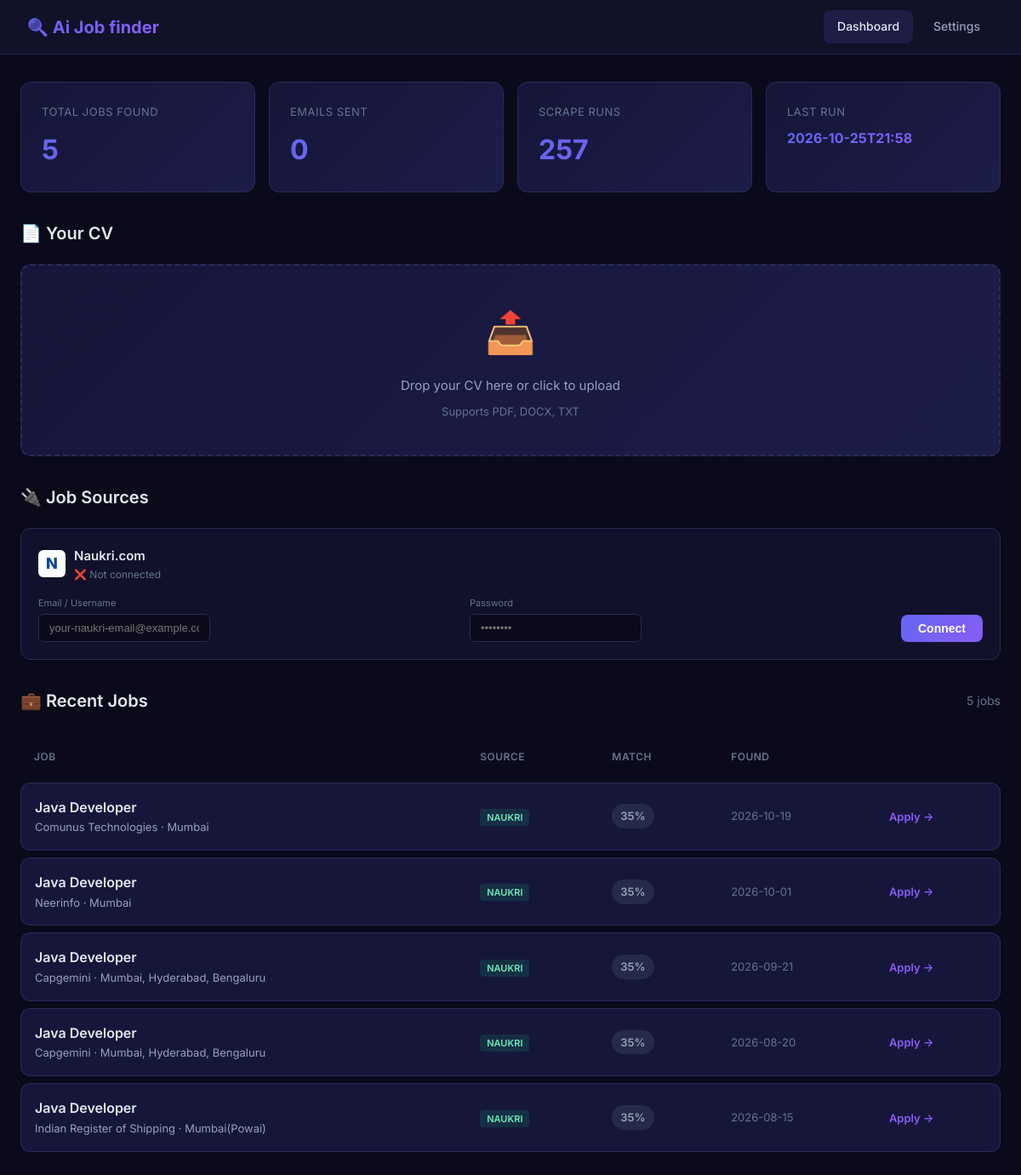
Before: / with the older database file.
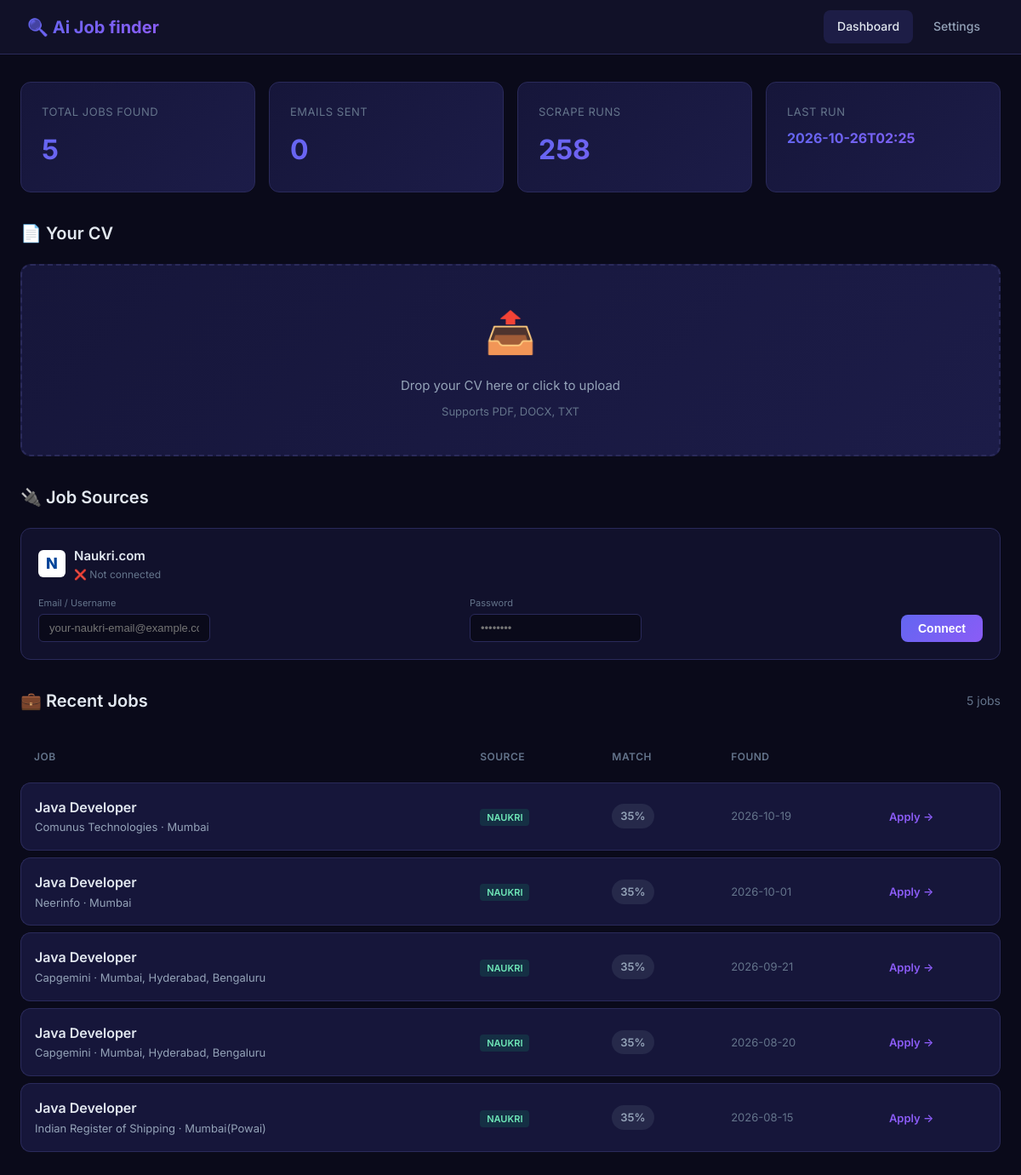
After: the same page with the newer database file.
### tables this page shows
CREATE TABLE scrape_runs (
                    id INTEGER PRIMARY KEY AUTOINCREMENT,
                    timestamp TEXT,
                    jobs_found INTEGER,
                    jobs_new INTEGER,
                    jobs_notified INTEGER
                );

CREATE TABLE seen_jobs (
                    id TEXT PRIMARY KEY,
                    title TEXT,
                    company TEXT,
                    location TEXT,
                    url TEXT,
                    source TEXT,
                    score REAL DEFAULT 0.0,
                    first_seen TEXT,
                    notified INTEGER DEFAULT 0,
                    notified_at TEXT
                );

### web/app.py (the view, shortened to what this page needs)
    @app.route("/")
    def index():
        page = request.args.get("page", 1, type=int)
        per_page = 20
        offset = (page - 1) * per_page
        config = load_config()
        db = JobDatabase(DB_PATH)
        total_jobs = db.get_total_jobs_count()
        recent_jobs = db.get_recent_jobs(limit=per_page, offset=offset)
        stats = db.get_stats()
        total_pages = (total_jobs + per_page - 1) // per_page
        cv_info = None
        return render_template(
            "index.html",
            jobs=recent_jobs,
            stats=stats,
            cv_info=cv_info,
            config=config,
            page=page,
            total_pages=total_pages,
            total_jobs=total_jobs
        )

### config.py (called while the page is built, shortened)
def load_config() -> AgentConfig:
    config = AgentConfig()
    config.email.sender_email = os.getenv("EMAIL_SENDER", config.email.sender_email)
    config.email.sender_password = os.getenv("EMAIL_PASSWORD", config.email.sender_password)
    config.email.recipient_email = os.getenv("EMAIL_RECIPIENT", config.email.recipient_email)
    config.naukri.naukri_user = os.getenv("NAUKRI_USER", config.naukri.naukri_user)
    config.naukri.naukri_password = os.getenv("NAUKRI_PASSWORD", config.naukri.naukri_password)
    config.tinyfish.api_key = os.getenv("TINYFISH_API_KEY", config.tinyfish.api_key)
    env_cv_path = os.getenv("CV_PATH")
    if env_cv_path:
        config.cv_path = env_cv_path
    return config

### storage/db.py (called while the page is built)
    def _connect(self) -> sqlite3.Connection:
        return sqlite3.connect(self.db_path)

    def get_recent_jobs(self, limit: int = 50, offset: int = 0) -> list:
        with self._connect() as conn:
            conn.row_factory = sqlite3.Row
            cursor = conn.execute("""
                SELECT * FROM seen_jobs
                ORDER BY first_seen DESC, score DESC
                LIMIT ? OFFSET ?
            """, (limit, offset))
            return [dict(row) for row in cursor.fetchall()]

    def get_total_jobs_count(self) -> int:
        with self._connect() as conn:
            return conn.execute("SELECT COUNT(*) FROM seen_jobs").fetchone()[0]

    def get_stats(self) -> dict:
        with self._connect() as conn:
            total = conn.execute("SELECT COUNT(*) FROM seen_jobs").fetchone()[0]
            notified = conn.execute("SELECT COUNT(*) FROM seen_jobs WHERE notified = 1").fetchone()[0]
            runs = conn.execute("SELECT COUNT(*) FROM scrape_runs").fetchone()[0]
            last_run = conn.execute(
                "SELECT timestamp FROM scrape_runs ORDER BY id DESC LIMIT 1"
            ).fetchone()
            return {
                "total_jobs_seen": total,
                "total_notified": notified,
                "total_runs": runs,
                "last_run": last_run[0] if last_run else "Never",
            }

### web/templates/index.html (shortened to what this page needs)
<!DOCTYPE html>
<html lang="en">
<head>
</head>
<body>
    <nav>
        <div class="nav-brand">🔍 Ai Job finder</div>
        <div class="nav-links">
            <a href="/" class="active">Dashboard</a>
            <a href="/settings">Settings</a>
        </div>
    </nav>
    <div class="container">
        <div class="stats-grid">
            <div class="stat-card">
                <div class="stat-label">Total Jobs Found</div>
                <div class="stat-value">{{ stats.total_jobs_seen }}</div>
            </div>
            <div class="stat-card">
                <div class="stat-label">Emails Sent</div>
                <div class="stat-value">{{ stats.total_notified }}</div>
            </div>
            <div class="stat-card">
                <div class="stat-label">Scrape Runs</div>
                <div class="stat-value">{{ stats.total_runs }}</div>
            </div>
            <div class="stat-card">
                <div class="stat-label">Last Run</div>
                <div class="stat-value" style="font-size:16px;">{{ stats.last_run[:16] if stats.last_run != 'Never' else 'Never' }}</div>
            </div>
        </div>
        <div class="section">
            <div class="section-header">
                <h2 class="section-title">📄 Your CV</h2>
            </div>
            {% if cv_info and not cv_info.get('error') %}
            <div class="cv-card">
                <h3>✓ CV Loaded: {{ cv_info.path.split('\\')[-1].split('/')[-1] }}</h3>
                {% if cv_info.email or cv_info.phone %}
                <div class="cv-detail">
                    {% if cv_info.email %}<strong>Email:</strong> {{ cv_info.email }} &nbsp;&nbsp;{% endif %}
                    {% if cv_info.phone %}<strong>Phone:</strong> {{ cv_info.phone }}{% endif %}
                </div>
                {% endif %}
                {% if cv_info.links %}
                <div class="cv-detail"><strong>Links:</strong>
                    {% for link in cv_info.links %}
                        <a href="{{ link if link.startswith('http') else 'https://' + link }}" target="_blank" style="color: var(--accent-blue); text-decoration: none; margin-right: 8px;">{{ link }}</a>
                    {% endfor %}
                </div>
                {% endif %}
                <div class="cv-detail"><strong>Experience:</strong> {{ cv_info.experience_years }} years</div>
                {% if cv_info.job_titles %}
                <div class="cv-detail"><strong>Job Titles:</strong> {{ cv_info.job_titles | join(', ') }}</div>
                {% endif %}
                {% if cv_info.education %}
                <div class="cv-detail"><strong>Education:</strong> {{ cv_info.education | join(', ') }}</div>
                {% endif %}
                {% if cv_info.skills %}
                <div class="cv-detail"><strong>Technical Skills:</strong></div>
                <div class="skill-tags">
                    {% for skill in cv_info.skills %}
                    <span class="skill-tag">{{ skill }}</span>
                    {% endfor %}
                </div>
                {% endif %}
            </div>
            {% else %}
            <form action="/upload" method="post" enctype="multipart/form-data">
                <div class="upload-area" id="upload-area">
                    <div class="upload-icon">📤</div>
                    <div class="upload-text">Drop your CV here or click to upload</div>
                    <div class="upload-hint">Supports PDF, DOCX, TXT</div>
                </div>
            </form>
            {% endif %}
        </div>
        <div class="section">
            <div class="section-header">
                <h2 class="section-title">🔌 Job Sources</h2>
            </div>
            <div class="naukri-card {% if config.naukri.naukri_user %}connected{% endif %}">
                <div class="naukri-card-header">
                    <div class="naukri-logo">N</div>
                    <div>
                        <div style="font-weight: 600; font-size: 15px;">Naukri.com</div>
                        <div style="font-size: 12px; color: var(--text-muted);">
                            {% if config.naukri.naukri_user %}
                                ✅ Connected as {{ config.naukri.naukri_user }}
                            {% else %}
                                ❌ Not connected
                            {% endif %}
                        </div>
                    </div>
                </div>
                <form action="/connect-naukri" method="post" class="naukri-form">
                    <div>
                        <label>Email / Username</label>
                        <input type="text" name="naukri_user" value="{{ config.naukri.naukri_user }}" placeholder="your-naukri-email@example.com">
                    </div>
                    <div>
                        <label>Password</label>
                        <input type="password" name="naukri_password" value="{{ config.naukri.naukri_password }}" placeholder="••••••••">
                    </div>
                    <button type="submit" class="btn btn-primary" style="padding: 8px 20px;">
                        {{ "Update" if config.naukri.naukri_user else "Connect" }}
                    </button>
                </form>
            </div>
        </div>
        <div class="section">
            <div class="section-header">
                <h2 class="section-title">💼 Recent Jobs</h2>
                <span style="color: var(--text-muted); font-size: 14px;">{{ jobs | length }} jobs</span>
            </div>
            {% if jobs %}
            <table class="jobs-table">
                <thead>
                    <tr>
                        <th>Job</th>
                        <th>Source</th>
                        <th>Match</th>
                        <th>Found</th>
                        <th></th>
                    </tr>
                </thead>
                <tbody>
                    {% for job in jobs %}
                    <tr>
                        <td>
                            <a href="{{ job.url }}" target="_blank" class="job-title">{{ job.title }}</a>
                            <div class="job-company">{{ job.company }} {% if job.location %}· {{ job.location }}{% endif %}</div>
                        </td>
                        <td>
                            <span class="job-source source-{{ job.source }}">{{ job.source }}</span>
                        </td>
                        <td>
                            {% set score = (job.score * 100) | int %}
                            <span class="score-badge {% if score >= 70 %}score-high{% elif score >= 40 %}score-mid{% else %}score-low{% endif %}">
                                {{ score }}%
                            </span>
                        </td>
                        <td style="color: var(--text-muted); font-size: 13px;">
                            {{ job.first_seen[:10] if job.first_seen else 'N/A' }}
                        </td>
                        <td>
                            <a href="{{ job.url }}" target="_blank" class="apply-link">Apply →</a>
                        </td>
                    </tr>
                    {% endfor %}
                </tbody>
            </table>
            {% else %}
            <div class="empty-state">
                <div class="icon">🔎</div>
                <h3>No jobs yet</h3>
                <p>Upload your CV and run a scrape to discover matching jobs</p>
            </div>
            {% endif %}
        </div>
    </div>
</body>
</html>

Changed rows visible on the page:
no longer on this page (row unchanged): scrape_runs: timestamp "2026-10-25T21:58"
added scrape_runs: timestamp "2026-10-26T02:25"
Other visible differences:
{{ stats.total_runs }}: "257" → "258"
